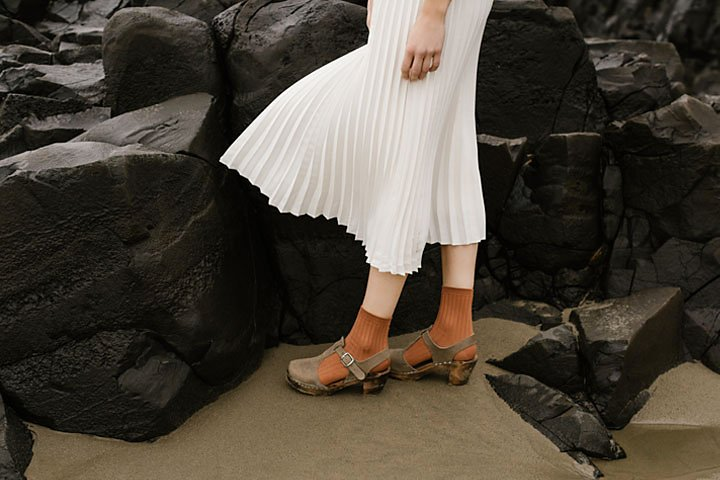
#> input picture highlights_and_shadows.jpg, 720 x 480 px
$ python Question_3.py
#> lines starting #> are read from the running program, lines starting #| are printed output that depends on the picture
import cv2
import numpy as np
import matplotlib.pyplot as plt

img = cv2.imread('highlights_and_shadows.jpg')
#> img is the input picture: shape (480, 720, 3); mean B, G, R 58.1, 68.6, 75.7
if img is None:
    raise FileNotFoundError("Could not load highlights_and_shadows.jpg – check the filename/path.")

lab = cv2.cvtColor(img, cv2.COLOR_BGR2LAB)
#> lab: shape (480, 720, 3); mean of channels 0, 1, 2 71.3, 129.1, 135
l, a, b = cv2.split(lab)      # l = L* channel (0-255 in OpenCV)
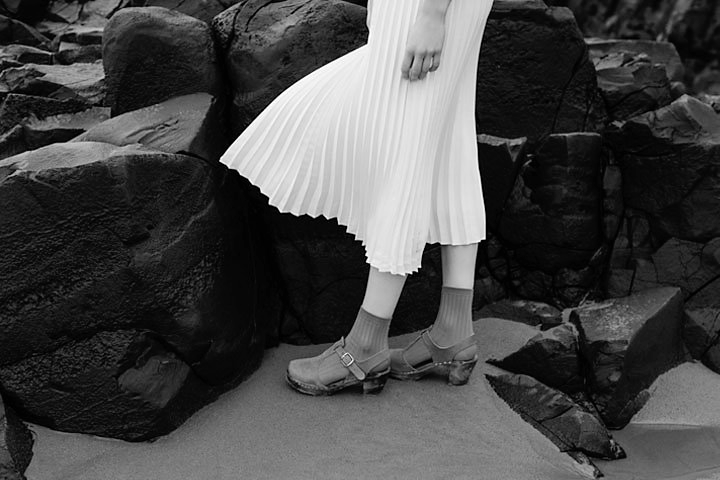
#> l: shape (480, 720); min 0, max 255, mean 71.3
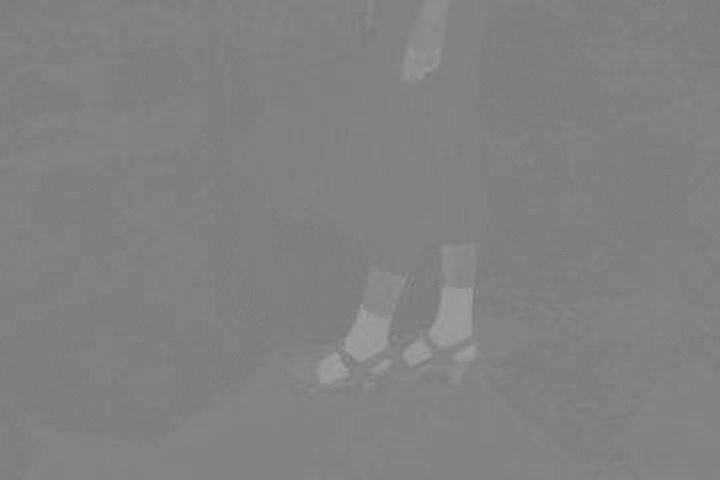
#> a: shape (480, 720); min 119, max 160, mean 129.1

gamma = 0.4
l_gamma = np.array(255 * (l / 255.0) ** gamma, dtype=np.uint8)
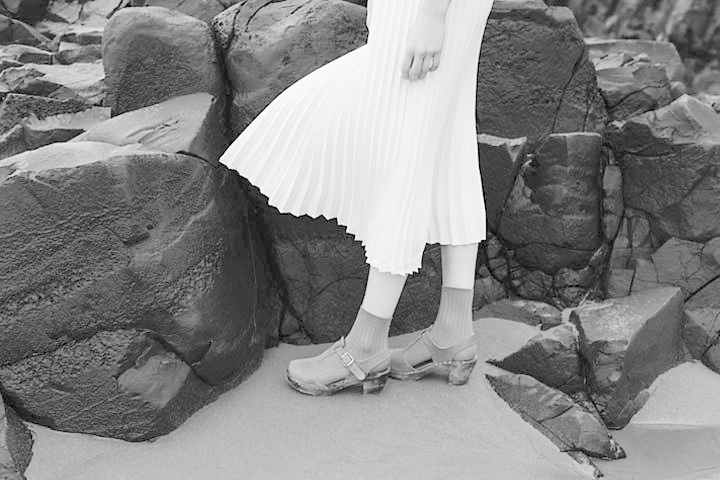
#> l_gamma: shape (480, 720); min 0, max 255, mean 133.5

# Merge back and convert to BGR
lab_corrected = cv2.merge([l_gamma, a, b])
#> lab_corrected: shape (480, 720, 3); mean of channels 0, 1, 2 133.5, 129.1, 135
corrected = cv2.cvtColor(lab_corrected, cv2.COLOR_LAB2BGR)
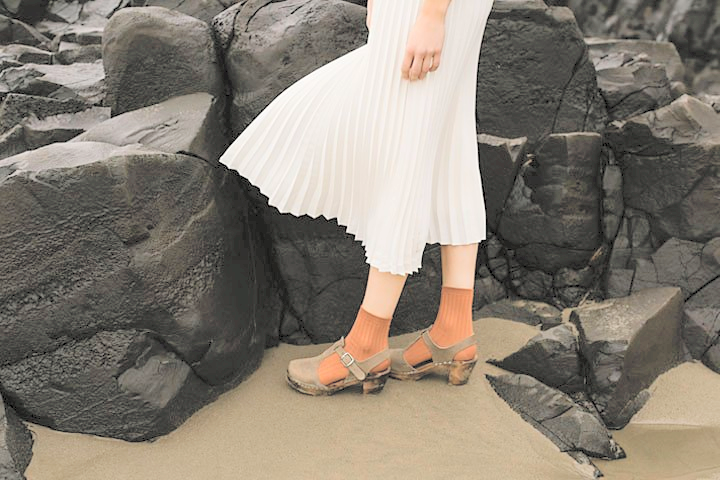
#> corrected: shape (480, 720, 3); mean B, G, R 115.3, 126.4, 134.4

# Convert both images to grayscale for histogram
original_gray = cv2.cvtColor(img, cv2.COLOR_BGR2GRAY)
corrected_gray = cv2.cvtColor(corrected, cv2.COLOR_BGR2GRAY)

plt.figure(figsize=(10, 5))

plt.subplot(1, 2, 1)
plt.hist(original_gray.ravel(), bins=256, range=(0, 256), color='gray')
plt.title('Histogram - Original Image')
plt.xlabel('Intensity')
plt.ylabel('Pixel Count')
plt.grid(True)

plt.subplot(1, 2, 2)
plt.hist(corrected_gray.ravel(), bins=256, range=(0, 256), color='gray')
plt.title('Histogram - Gamma-Corrected Image (γ = 0.4)')
plt.xlabel('Intensity')
plt.ylabel('Pixel Count')
plt.grid(True)

plt.tight_layout()
plt.savefig('q3_histograms.png')
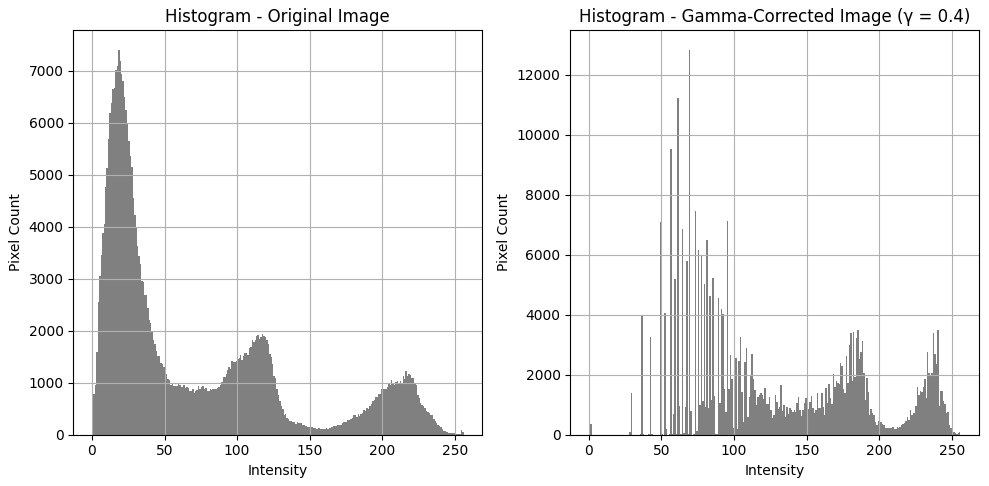
#> figure drawn by matplotlib, 2 panels; panel 1: tallest bar 7412 high, from x = 18 to 19; panel 2: tallest bar 12845 high, from x = 69 to 70
plt.show()

cv2.imwrite('q3_original.png', img)
cv2.imwrite('q3_corrected_gamma_0.5.png', corrected)

cv2.imshow('Original (Fig. 3)', img)
cv2.imshow('Gamma Corrected (γ = 0.5)', corrected)
cv2.waitKey(0)
cv2.destroyAllWindows()

$ run again, with emma.jpg copied over highlights_and_shadows.jpg
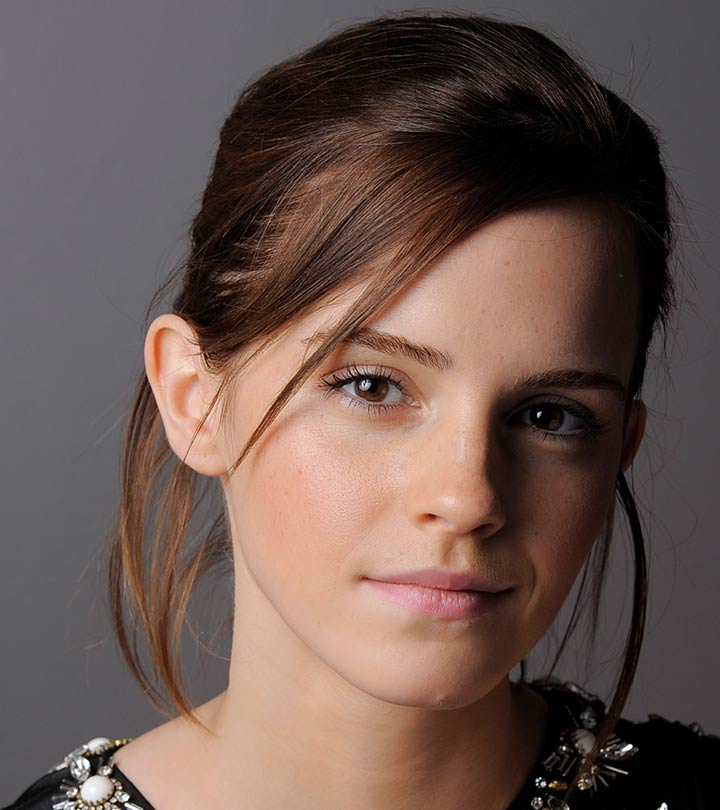
#> input picture emma.jpg, 720 x 810 px
#> img is the input picture: shape (810, 720, 3); mean B, G, R 80.1, 87.4, 106.8
#> lab: shape (810, 720, 3); mean of channels 0, 1, 2 97, 134.8, 135.1
#> lab_corrected: shape (810, 720, 3); mean of channels 0, 1, 2 159.6, 134.8, 135.1
#> `corrected = cv2.cvtColor(lab_corrected, cv2.COLOR_LAB2BGR)`:
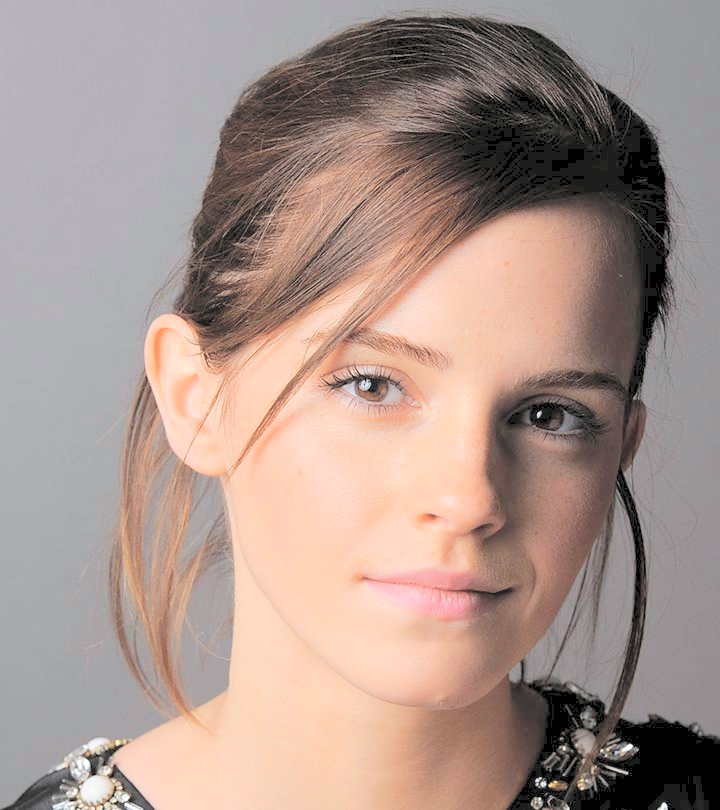
#> corrected: shape (810, 720, 3); mean B, G, R 140.9, 148.8, 169.4
#> `plt.savefig('q3_histograms.png')`:
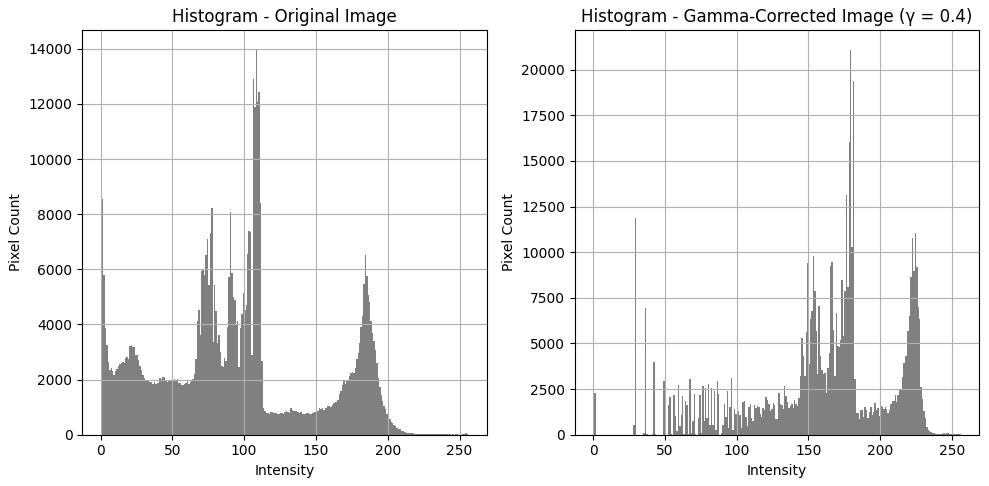
#> figure drawn by matplotlib, 2 panels; panel 1: tallest bar 13969 high, from x = 108 to 109; panel 2: tallest bar 21101 high, from x = 179 to 180

$ run again, with brain_pd.png saved as highlights_and_shadows.jpg
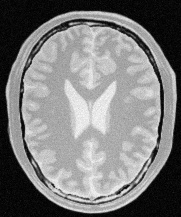
#> input picture brain_pd.png, 181 x 217 px
#> img is the input picture: shape (217, 181, 3); min 0, max 251, mean 123.7
#> lab: shape (217, 181, 3); mean of channels 0, 1, 2 127.7, 128, 128
#> a: shape (217, 181); every value is 128
#> `l_gamma = np.array(255 * (l / 255.0) ** gamma, dtype=np.uint8)`:
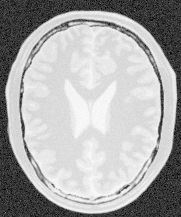
#> l_gamma: shape (217, 181); min 0, max 253, mean 169.5
#> lab_corrected: shape (217, 181, 3); mean of channels 0, 1, 2 169.5, 128, 128
#> `plt.savefig('q3_histograms.png')`:
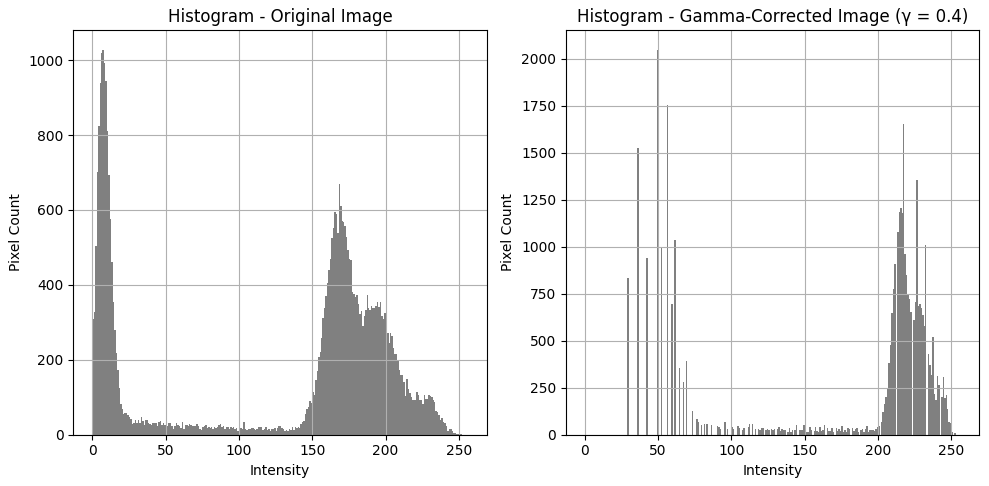
#> figure drawn by matplotlib, 2 panels; panel 1: tallest bar 1028 high, from x = 7 to 8; panel 2: tallest bar 2048 high, from x = 49 to 50
